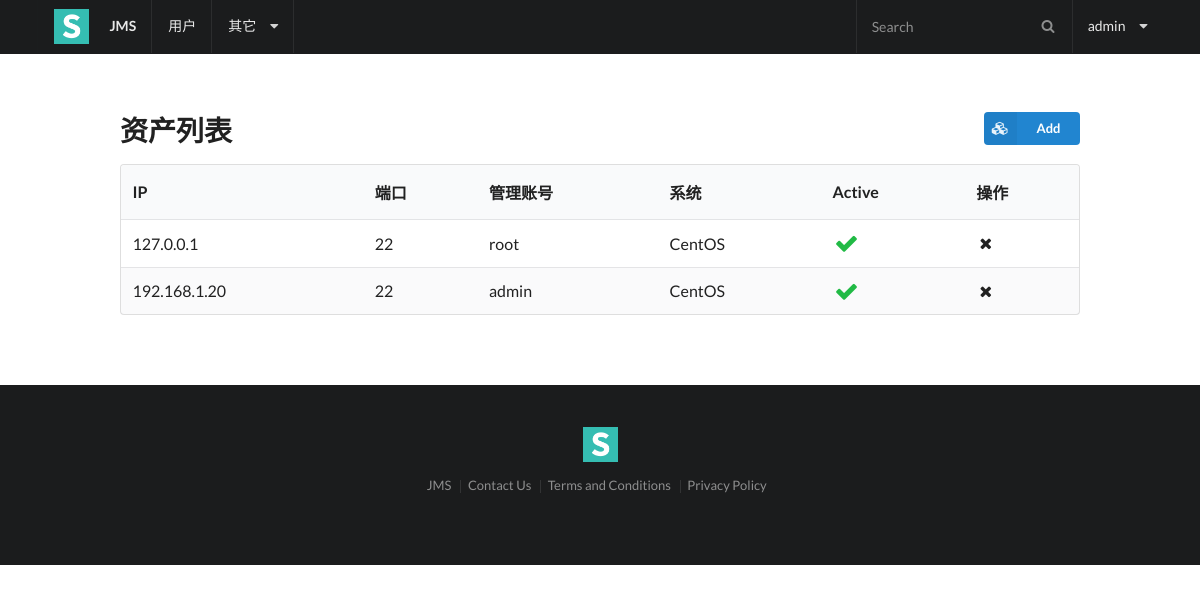
The app's page /asset/ (signed in) with its own data.
### asset/models.py (models this page shows, shortened)
class Asset(models.Model):
    OS_CHOICE = [
        ('C', 'CentOS'),
        ('U', 'Ubuntu'),
        ('D', 'Debian'),
        ('R', 'Redhat'),
        ('B', 'BSD'),
    ]
    ip = models.GenericIPAddressField(verbose_name='IP', unique=True)
    port = models.IntegerField(default=22, verbose_name='端口')
    username = models.CharField(max_length=20, verbose_name='管理用户名')
    password = models.CharField(max_length=32, verbose_name='管理密码')
    os = models.CharField(choices=OS_CHOICE, max_length=2, verbose_name='系统平台')
    is_active = models.BooleanField(default=True, verbose_name='激活')

### asset/views.py (the view)
def asset_list(request):
    form = AssetForm()
    assets = Asset.objects.all()
    return render(request, 'asset/list.html', {'form': form, 'assets': assets})

### asset/forms.py
class AssetForm(ModelForm):
    class Meta:
        model = Asset
        fields = '__all__'
        widgets = {
            'ip': TextInput(attrs={'placeholder': 'IP'}),
            'port': TextInput(attrs={'placeholder': 'Port'}),
            'username': TextInput(attrs={'placeholder': 'Username'}),
            'password': PasswordInput(attrs={'placeholder': 'Password'}),
        }

### asset/templates/asset/list.html (shortened to what this page needs)
{% extends 'base.html' %}
{% block content %}
    <div class="ui right floated small primary labeled icon button" id="asset_add_btn"><i class="cubes icon"></i> Add </div>
    <h1 class="ui header">资产列表</h1>
    <table class="ui striped table">
        <thead>
        <tr>
            <th>IP</th>
            <th>端口</th>
            <th>管理账号</th>
            <th>系统</th>
            <th>Active</th>
            <th>操作</th>
        </tr>
        </thead>
        <tbody>
        {% for asset in assets %}
            <tr {% if not asset.is_active %} class="error" {% endif %}>
                <td>{{ asset.ip }}</td>
                <td>{{ asset.port }}</td>
                <td>{{ asset.username }}</td>
                <td>{{ asset.get_os_display }}</td>
                {% if not user.is_active %}
                    <td class="error"><i class="attention icon"></i> 否</td>
                {% else %}
                    <td class="aligned">
                        <i class="large green checkmark icon"></i>
                    </td>
                {% endif %}
                <td><i class="remove asset icon" href="{% url 'asset:del' %}" value="{{ asset.id }}"></i></td>
            </tr>
        {% endfor %}
        </tbody>
    </table>
{% endblock %}

### templates/base.html (shortened to what this page needs)
{% load staticfiles %}
<html>
<head>
    <link rel="stylesheet" type="text/css" href="{% static 'semantic/semantic.min.css' %}">
</head>
<body>
    <div class="ui fixed inverted menu">
        <div class="ui container">
            <a href="#" class="header item">
              <img class="logo" src="{% static 'img/logo.png' %}">
              JMS
            </a>
            <a class="item">用户</a>
            <div class="ui simple dropdown item">
                其它<i class="dropdown icon"></i>
            </div>
            <div class="right menu">
                <div class="item">
                  <div class="ui transparent inverted icon input">
                    <i class="search icon"></i>
                    <input type="text" placeholder="Search">
                  </div>
                </div>
                <div class="ui simple dropdown item">
                {{ request.user.username }} <i class="dropdown icon"></i>
            </div>
            </div>
        </div>
    </div>
    <div class="ui main text container">
        {% block content %}
        {% endblock %}
    </div>
    <div class="ui inverted vertical footer segment">
        <div class="ui center aligned container">
            <img src="{% static 'img/logo.png' %}" class="ui centered mini image">
            <div class="ui horizontal inverted small divided link list">
                <a class="item" href="#">JMS</a>
                <a class="item" href="#">Contact Us</a>
                <a class="item" href="#">Terms and Conditions</a>
                <a class="item" href="#">Privacy Policy</a>
            </div>
        </div>
    </div>
</body>
</html>

### records on screen
Asset: ip "127.0.0.1", port "22", username "root", os "CentOS", {{ asset.id }} 1 (drawn)
Asset: ip "192.168.1.20", port "22", username "admin", os "CentOS", {{ asset.id }} 3 (drawn)

### other values on screen
{{ request.user.username }} "admin"
